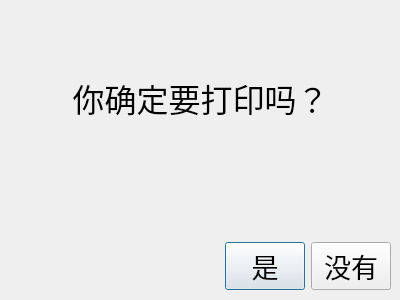
<?xml version="1.0" encoding="UTF-8"?>
<ui version="4.0">
 <class>printConfirmDialog</class>
 <widget class="QDialog" name="printConfirmDialog">
  <property name="geometry">
   <rect>
    <x>0</x>
    <y>0</y>
    <width>400</width>
    <height>300</height>
   </rect>
  </property>
  <property name="minimumSize">
   <size>
    <width>400</width>
    <height>300</height>
   </size>
  </property>
  <property name="maximumSize">
   <size>
    <width>400</width>
    <height>300</height>
   </size>
  </property>
  <property name="windowTitle">
   <string>打印确认</string>
  </property>
  <widget class="QWidget" name="verticalLayoutWidget">
   <property name="geometry">
    <rect>
     <x>0</x>
     <y>-1</y>
     <width>401</width>
     <height>301</height>
    </rect>
   </property>
   <layout class="QVBoxLayout" name="verticalLayout">
    <item>
     <widget class="QLabel" name="label">
      <property name="font">
       <font>
        <pointsize>24</pointsize>
       </font>
      </property>
      <property name="text">
       <string>你确定要打印吗？</string>
      </property>
      <property name="alignment">
       <set>Qt::AlignCenter</set>
      </property>
     </widget>
    </item>
    <item>
     <spacer name="verticalSpacer_2">
      <property name="orientation">
       <enum>Qt::Vertical</enum>
      </property>
      <property name="sizeType">
       <enum>QSizePolicy::Maximum</enum>
      </property>
      <property name="sizeHint" stdset="0">
       <size>
        <width>20</width>
        <height>40</height>
       </size>
      </property>
     </spacer>
    </item>
    <item>
     <layout class="QHBoxLayout" name="horizontalLayout">
      <item>
       <spacer name="horizontalSpacer_2">
        <property name="orientation">
         <enum>Qt::Horizontal</enum>
        </property>
        <property name="sizeHint" stdset="0">
         <size>
          <width>40</width>
          <height>20</height>
         </size>
        </property>
       </spacer>
      </item>
      <item>
       <widget class="QPushButton" name="btnPrintConfirmAccept">
        <property name="font">
         <font>
          <pointsize>20</pointsize>
         </font>
        </property>
        <property name="text">
         <string>是</string>
        </property>
       </widget>
      </item>
      <item>
       <widget class="QPushButton" name="btnPrintConfirmReject">
        <property name="font">
         <font>
          <pointsize>20</pointsize>
         </font>
        </property>
        <property name="text">
         <string>没有</string>
        </property>
       </widget>
      </item>
      <item>
       <spacer name="horizontalSpacer_3">
        <property name="orientation">
         <enum>Qt::Horizontal</enum>
        </property>
        <property name="sizeType">
         <enum>QSizePolicy::Minimum</enum>
        </property>
        <property name="sizeHint" stdset="0">
         <size>
          <width>10</width>
          <height>20</height>
         </size>
        </property>
       </spacer>
      </item>
     </layout>
    </item>
    <item>
     <spacer name="verticalSpacer">
      <property name="orientation">
       <enum>Qt::Vertical</enum>
      </property>
      <property name="sizeType">
       <enum>QSizePolicy::Maximum</enum>
      </property>
      <property name="sizeHint" stdset="0">
       <size>
        <width>20</width>
        <height>10</height>
       </size>
      </property>
     </spacer>
    </item>
   </layout>
  </widget>
 </widget>
 <resources/>
 <connections/>
</ui>
